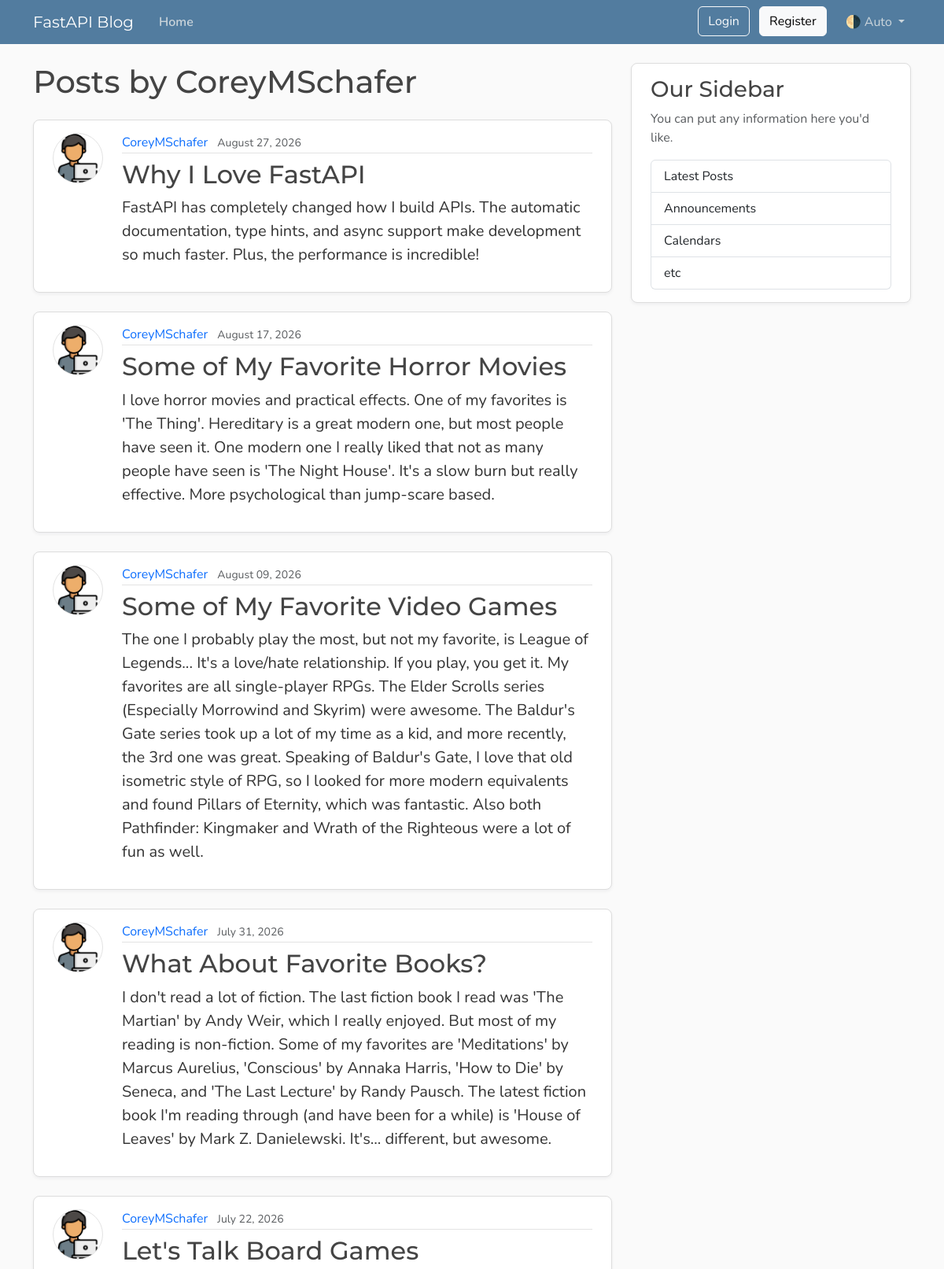
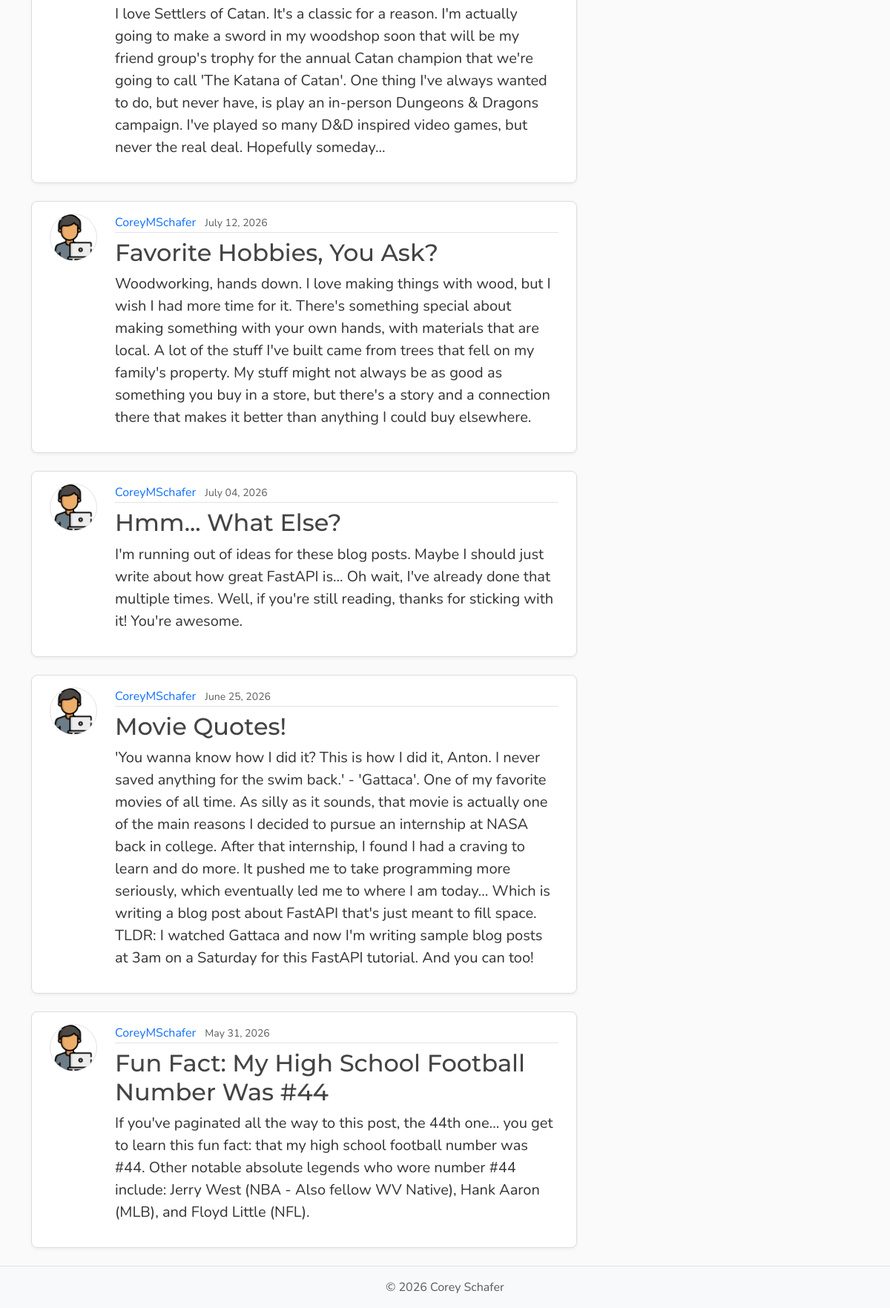
Before: /users/1/posts with the older database file (2 pictures, top to bottom).
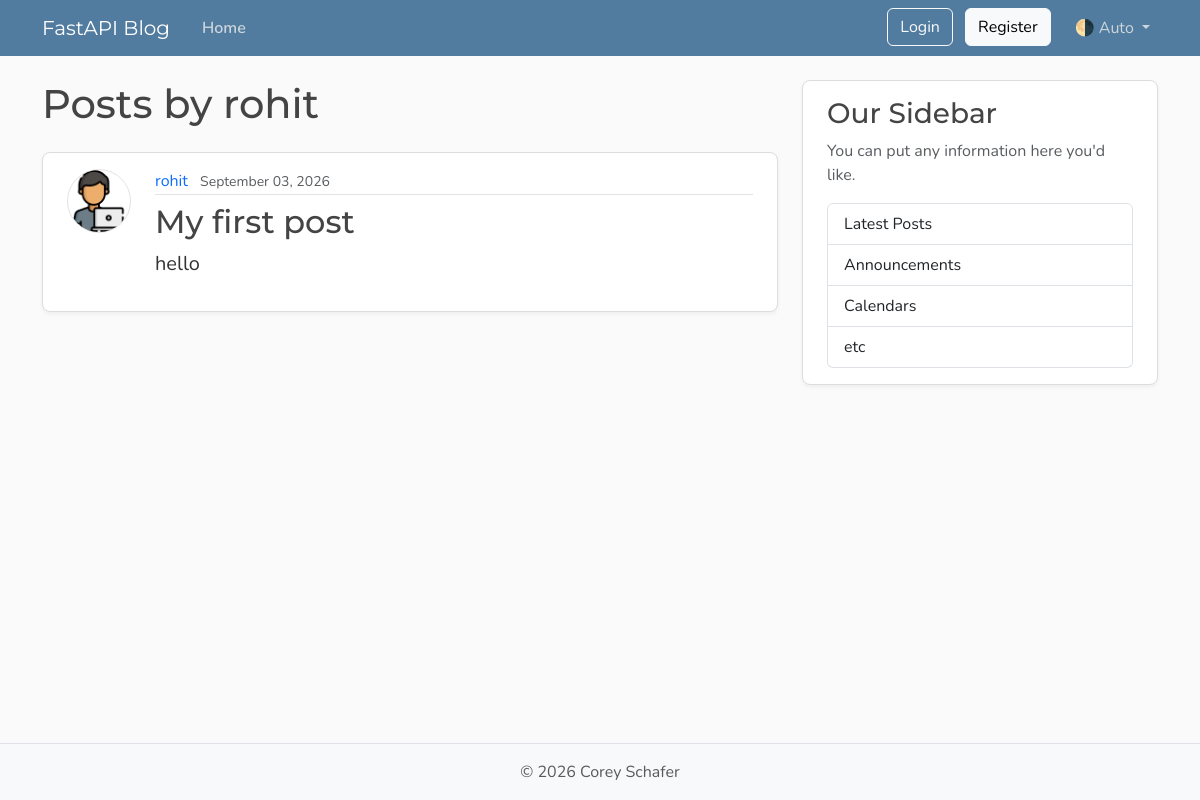
After: the same page with the newer database file.
### models.py (models this page shows, shortened)
class User(Base):
    __tablename__ = "users"
    id: Mapped[int] = mapped_column(Integer, primary_key=True, index=True)
    username: Mapped[str] = mapped_column(String(50), unique=True, nullable=False)
    email: Mapped[str] = mapped_column(String(120), unique=True, nullable=False)
    password_hash: Mapped[str] = mapped_column(String(200), nullable=False)
    image_file: Mapped[str | None] = mapped_column(
        String(200),
        nullable=True,
        default=None
    )
    posts: Mapped[list[Post]] = relationship(back_populates="author", cascade="all, delete-orphan")
    reset_tokens: Mapped[list[PasswordResetToken]] = relationship(back_populates="user", cascade="all, delete-orphan")

class Post(Base):
    __tablename__ = "posts"
    id: Mapped[int] = mapped_column(Integer, primary_key=True, index=True)
    title: Mapped[str] = mapped_column(String(100), nullable=False)
    content: Mapped[str] = mapped_column(Text, nullable=False)
    user_id: Mapped[int] = mapped_column(
        ForeignKey("users.id"),
        nullable=False,
        index=True
    )
    date_posted: Mapped[datetime] = mapped_column(
        DateTime(timezone=True),
        default=lambda: datetime.now(UTC)
    )
    author: Mapped[User] = relationship(back_populates="posts")

### main.py (the view)
@app.get("/users/{user_id}/posts", include_in_schema=False, name="user_posts")
async def user_posts_page(request: Request, user_id: int, db: Annotated[AsyncSession,Depends(get_db)]):
    result = await db.execute(select(models.User).where(models.User.id == user_id))
    user = result.scalars().first()
    if not user:
        raise HTTPException(status_code=status.HTTP_404_NOT_FOUND, detail="User not found")
    result = await db.execute(select(models.Post)
                              .options(selectinload(models.Post.author))
                              .where(models.Post.user_id == user_id)
                              .order_by(models.Post.date_posted.desc()))
    posts = result.scalars().all()
    return templates.TemplateResponse(
        request,
        'user_posts.html',
        {"posts": posts, "user" : user, "title" : f"{user.username}'s Posts"}
    )

### templates/user_posts.html (shortened to what this page needs)
{% extends "layout.html" %}
{% block content %}
    <h1 class="mb-4">Posts by {{ user.username }}</h1>
    <div id="postsContainer">
        {% for post in posts %}
            <article class="content-section py-3 px-4 mb-4">
                <div class="d-flex align-items-start gap-4">
                    <img class="rounded-circle article-img flex-shrink-0"
                         src="{{ post.author.image_path }}"
                         alt="{{ post.author.username }}'s profile picture"
                         width="64"
                         height="64"
                         loading="lazy">
                    <div class="flex-grow-1">
                        <div class="article-metadata mb-2">
                            <a class="me-2"
                               href="{{ url_for('user_posts', user_id=post.author.id) }}">{{ post.author.username }}</a>
                            <small class="text-body-secondary">{{ post.date_posted.strftime("%B %d, %Y") }}</small>
                        </div>
                        <h2>
                            <a class="article-title"
                               href="{{ url_for('post_page', post_id=post.id) }}">{{ post.title }}</a>
                        </h2>
                        <p class="article-content">{{ post.content }}</p>
                    </div>
                </div>
            </article>
        {% else %}
            <p class="text-body-secondary">No posts by this user yet.</p>
        {% endfor %}
    </div>
{% endblock content %}

### templates/layout.html (shortened to what this page needs)
<!DOCTYPE html>
<html lang="en">
    <head>
        <link href="https://cdn.jsdelivr.net/npm/bootstrap@5.3.8/dist/css/bootstrap.min.css"
              rel="stylesheet"
>
        <link rel="stylesheet"
              type="text/css"
              href="{{ url_for("static", path='css/main.css') }}">
    </head>
    <body class="d-flex flex-column min-vh-100">
        <header class="site-header">
            <nav class="navbar navbar-expand-md bg-steel fixed-top"
                 data-bs-theme="dark">
                <div class="container">
                    <a class="navbar-brand me-4" href="{{ url_for("home") }}">FastAPI Blog</a>
                    <div class="collapse navbar-collapse" id="navbarToggle">
                        <div class="navbar-nav me-auto">
                            <a class="nav-link active"
                               aria-current="page"
                               href="{{ url_for("home") }}">Home</a>
                        </div>
                        <div class="navbar-nav">
                            <div id="loggedOutNav">
                                <a class="btn btn-outline-light mb-2 mb-md-0 me-md-2"
                                   href="{{ url_for("login_page") }}">Login</a>
                                <a class="btn btn-light mb-2 mb-md-0 me-md-3"
                                   href="{{ url_for("register_page") }}">Register</a>
                            </div>
                            <div class="nav-item dropdown">
                                <a class="nav-link dropdown-toggle"
                                   href="#"
                                   role="button"
                                   id="bd-theme"
                                   data-bs-toggle="dropdown"
                                   aria-expanded="false">
                                    <span id="bd-theme-text">🌗 Auto</span>
                                </a>
                            </div>
                        </div>
                    </div>
                </div>
            </nav>
        </header>
        <main role="main" class="container">
            <div class="row">
                <div class="col-md-8">
                    {% block content %}
                    {% endblock content %}
                </div>
                <aside class="col-md-4">
                    <div class="content-section py-3 px-4 mb-4">
                        <h3>Our Sidebar</h3>
                        <p class="text-body-secondary">You can put any information here you'd like.</p>
                        <ul class="list-group">
                            <li class="list-group-item">Latest Posts</li>
                            <li class="list-group-item">Announcements</li>
                            <li class="list-group-item">Calendars</li>
                            <li class="list-group-item">etc</li>
                        </ul>
                    </div>
                </aside>
            </div>
        </main>
        <footer class="mt-auto py-3 bg-body-tertiary border-top">
            <div class="container text-center">
                <p class="text-body-secondary mb-0">
                    © <span id="year"></span> Corey Schafer
                </p>
            </div>
        </footer>
    </body>
</html>

### static/css/main.css (style rules this page uses)
:root { --font-heading: "Montserrat", system-ui, -apple-system, BlinkMacSystemFont, sans-serif; --font-body: "Nunito", system-ui, -apple-system, BlinkMacSystemFont, sans-serif; --color-bg-body: #fafafa; --color-bg-content: #ffffff; --color-text-primary: #333333; --color-text-heading: #444444; --color-steel: #527c9f; --color-nav-link: #cbd5db; --color-nav-link-hover: #ffffff; --color-link-hover: #428bca; --color-border: #dddddd; --color-border-light: #e3e3e3; --spacing-xl: 5rem; --article-img-size: 4rem; --account-img-size: 7.813rem; }
body { font-family: var(--font-body); background: var(--color-bg-body); color: var(--color-text-primary); }
main { padding-top: var(--spacing-xl); }
h1, h2, h3, h4, h5, h6 { font-family: var(--font-heading); color: var(--color-text-heading); }
.navbar-brand { font-family: var(--font-heading); }
a { text-decoration: none; }
.bg-steel { background-color: var(--color-steel); }
.site-header .navbar-nav .nav-link { color: var(--color-nav-link); transition: color 0.2s ease-in-out; }
.site-header .navbar-nav .nav-link.active { font-weight: 600; }
.content-section { background: var(--color-bg-content); border: 1px solid var(--color-border); border-radius: 0.5rem; box-shadow: 0 2px 4px rgba(15, 23, 42, 0.05); transition: box-shadow 0.15s ease, transform 0.15s ease, border-color 0.15s ease; }
.article-title { color: var(--color-text-heading); transition: color 0.2s ease-in-out; }
.article-content { white-space: pre-line; font-size: 1.25rem; }
.article-img { height: var(--article-img-size); width: var(--article-img-size); flex-shrink: 0; object-fit: cover; border: 1px solid var(--color-border-light); box-shadow: 0 0 0 2px var(--color-bg-content); }
.article-metadata { padding-bottom: 0.063rem; border-bottom: 1px solid var(--color-border-light); }
.article-metadata a { transition: color 0.2s ease-in-out; }
[data-bs-theme="dark"] { --color-bg-body: #1a1a1a; --color-bg-content: #2d2d2d; --color-text-primary: #e0e0e0; --color-text-heading: #f0f0f0; --color-border: #404040; --color-border-light: #4a4a4a; }

Changed rows visible on the page:
removed Post: author.username "CoreyMSchafer", date_posted "August 27, 2026", title "Why I Love FastAPI", content "FastAPI has completely changed how I build APIs. The automatic documentation, type hints, and async support make development so much faster. Plus, the performance is incredible!"
removed Post: author.username "CoreyMSchafer", date_posted "August 17, 2026", title "Some of My Favorite Horror Movies", content "I love horror movies and practical effects. One of my favorites is 'The Thing'. Hereditary is a great modern one, but most people have seen it. One modern one I really liked that not as many people have seen is 'The Night House'. It's a slow burn but really effective. More psychological than jump-scare based."
removed Post: author.username "CoreyMSchafer", date_posted "August 09, 2026", title "Some of My Favorite Video Games", content "The one I probably play the most, but not my favorite, is League of Legends... It's a love/hate relationship. If you play, you get it. My favorites are all single-player RPGs. The Elder Scrolls series (Especially Morrowind and Skyrim) were awesome. The Baldur's Gate series took up a lot of my time as a kid, and more recently, the 3rd one was great. Speaking of Baldur's Gate, I love that old isometric style of RPG, so I looked for more modern equivalents and found Pillars of Eternity, which was fantastic. Also both Pathfinder: Kingmaker and Wrath of the Righteous were a lot of fun as well."
removed Post: author.username "CoreyMSchafer", date_posted "July 31, 2026", title "What About Favorite Books?", content "I don't read a lot of fiction. The last fiction book I read was 'The Martian' by Andy Weir, which I really enjoyed. But most of my reading is non-fiction. Some of my favorites are 'Meditations' by Marcus Aurelius, 'Conscious' by Annaka Harris, 'How to Die' by Seneca, and 'The Last Lecture' by Randy Pausch. The latest fiction book I'm reading through (and have been for a while) is 'House of Leaves' by Mark Z. Danielewski. It's... different, but awesome."
removed Post: author.username "CoreyMSchafer", date_posted "July 22, 2026", title "Let's Talk Board Games", content "I love Settlers of Catan. It's a classic for a reason. I'm actually going to make a sword in my woodshop soon that will be my friend group's trophy for the annual Catan champion that we're going to call 'The Katana of Catan'. One thing I've always wanted to do, but never have, is play an in-person Dungeons & Dragons campaign. I've played so many D&D inspired video games, but never the real deal. Hopefully someday..."
removed Post: author.username "CoreyMSchafer", date_posted "July 12, 2026", title "Favorite Hobbies, You Ask?", content "Woodworking, hands down. I love making things with wood, but I wish I had more time for it. There's something special about making something with your own hands, with materials that are local. A lot of the stuff I've built came from trees that fell on my family's property. My stuff might not always be as good as something you buy in a store, but there's a story and a connection there that makes it better than anything I could buy elsewhere."
removed Post: author.username "CoreyMSchafer", date_posted "July 04, 2026", title "Hmm... What Else?", content "I'm running out of ideas for these blog posts. Maybe I should just write about how great FastAPI is... Oh wait, I've already done that multiple times. Well, if you're still reading, thanks for sticking with it! You're awesome."
removed Post: author.username "CoreyMSchafer", date_posted "June 25, 2026", title "Movie Quotes!", content "'You wanna know how I did it? This is how I did it, Anton. I never saved anything for the swim back.' - 'Gattaca'. One of my favorite movies of all time. As silly as it sounds, that movie is actually one of the main reasons I decided to pursue an internship at NASA back in college. After that internship, I found I had a craving to learn and do more. It pushed me to take programming more seriously, which eventually led me to where I am today... Which is writing a blog post about FastAPI that's just meant to fill space. TLDR: I watched Gattaca and now I'm writing sample blog posts at 3am on a Saturday for this FastAPI tutorial. And you can too!"
removed Post: author.username "CoreyMSchafer", date_posted "May 31, 2026", title "Fun Fact: My High School Football Number Was #44", content "If you've paginated all the way to this post, the 44th one... you get to learn this fun fact: that my high school football number was #44. Other notable absolute legends who wore number #44 include: Jerry West (NBA - Also fellow WV Native), Hank Aaron (MLB), and Floyd Little (NFL)."
changed User: username "CoreyMSchafer" → "rohit"
added Post: author.username "rohit", date_posted "September 03, 2026", title "My first post", content "hello"
